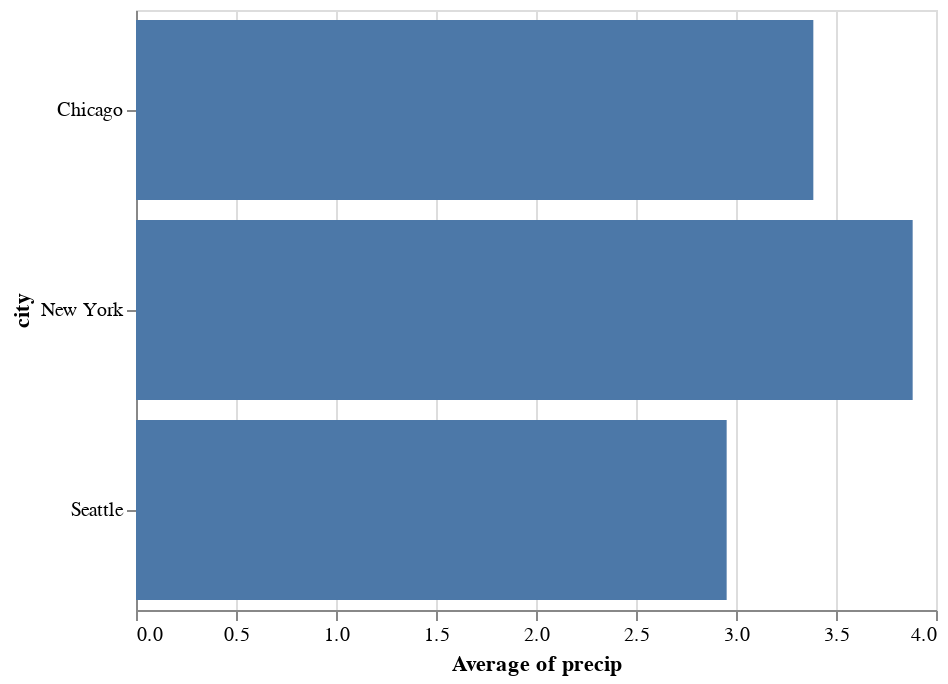

Notebook cell for this chart:
### Markdown cell above
## Changing the Mark Type

Let's say we want to represent our aggregated values using rectangular bars rather than circular points. We can do this by replacing `Chart.mark_point` with `Chart.mark_bar`:

### Code cell
alt.Chart(df).mark_bar().encode(
    x='average(precip)',
    y='city'
)

### Figure 1 — Vega-Lite specification as saved in the notebook (floating-point values rounded to 4 significant figures)
{"$schema": "https://vega.github.io/schema/vega-lite/v2.6.0.json", "config": {"view": {"height": 300, "width": 400}}, "data": {"name": "data-fdfbb22e8e0e89f6556d8a3b434b0c97"}, "datasets": {"data-fdfbb22e8e0e89f6556d8a3b434b0c97": [{"city": "Seattle", "month": "Apr", "precip": 2.68}, {"city": "Seattle", "month": "Aug", "precip": 0.87}, {"city": "Seattle", "month": "Dec", "precip": 5.31}, {"city": "New York", "month": "Apr", "precip": 3.94}, {"city": "New York", "month": "Aug", "precip": 4.13}, {"city": "New York", "month": "Dec", "precip": 3.58}, {"city": "Chicago", "month": "Apr", "precip": 3.62}, {"city": "Chicago", "month": "Aug", "precip": 3.98}, {"city": "Chicago", "month": "Dec", "precip": 2.56}]}, "encoding": {"x": {"aggregate": "average", "field": "precip", "type": "quantitative"}, "y": {"field": "city", "type": "nominal"}}, "mark": "bar"}
